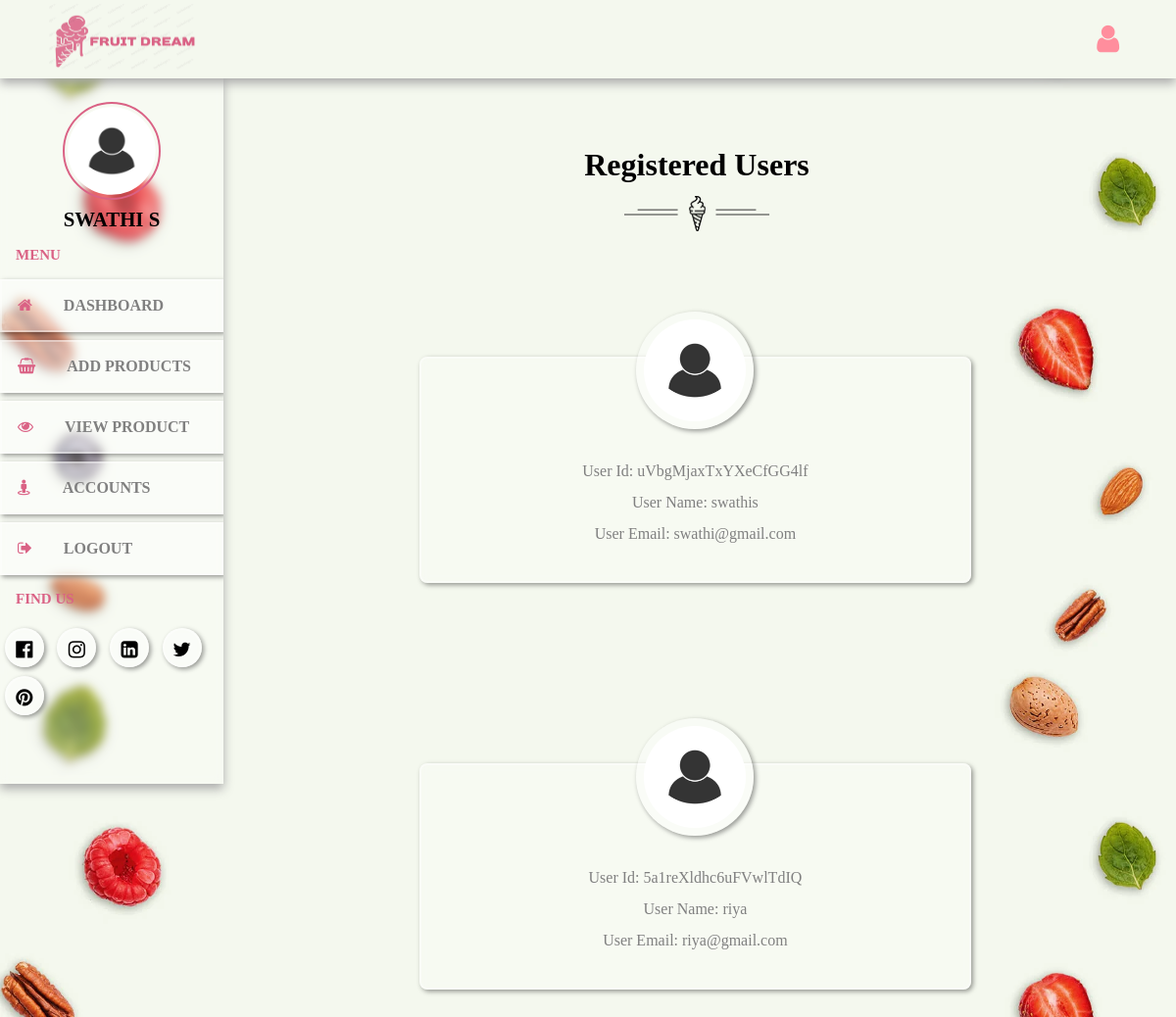
/admin/user_accounts.php (signed in), run on the app's committed database.
### tables this page shows
CREATE TABLE `sellers` (
  `id` varchar(20) NOT NULL,
  `name` varchar(50) NOT NULL,
  `email` varchar(50) NOT NULL,
  `password` varchar(50) NOT NULL
);

CREATE TABLE `users` (
  `id` varchar(20) NOT NULL,
  `name` varchar(50) NOT NULL,
  `email` varchar(50) NOT NULL,
  `password` varchar(50) NOT NULL
);

### admin/user_accounts.php (the view, shortened to what this page needs)
<?php
    include '../components/connect.php';
?>
<!DOCTYPE html>
<html lang="en">
<head>
    <link rel="stylesheet" href="../css/admin_style.css">
    <link rel="stylesheet" href="https://cdnjs.cloudflare.com/ajax/libs/font-awesome/4.7.0/css/font-awesome.min.css">
</head>
<body>
    <div class="main-container">
    <?php
        include '../components/admin_header.php';
    ?>
    <section class="user-container">
        <div class="heading" style="margin-left: 50%;">
            <h1>Registered users</h1>
            <img src="../image/separator-img.png" alt="">
        </div>
        <div class="box-container">
            <?php
            $select_users=$conn->prepare('select * from users ');
            $select_users->execute();
            if ($select_users->rowCount()>0) {
                while($fetch_users=$select_users->fetch(PDO::FETCH_ASSOC)){
                    $user_id=$fetch_users['id'];
            ?>
            <div class="box">
                <img src="../image/profile.jpeg" >
                <p>User id: <span><?= $user_id;?></span></p>
                <p>User name: <span><?= $fetch_users[ 'name']; ?></span></p>
                <p>User email: <span><?= $fetch_users[ 'email']; ?></span></p>
            </div>
            <?php
            }
            }else{
                echo '<div class="empty">
                <p>no user registered yet!</p>';
            }
            ?>
        </div>
    </section>
    </div>
</body>
</html>

### components/admin_header.php (shortened to what this page needs)
<header>
    <div class="logo">
        <img src="../image/flogo.png" width="150">
    </div>
    <div class="right">
        <div class="fa fa-user" id="user-btn"></div>
    </div>
</header>
<div class="sidebar-container">
    <div class="sidebar">
    <?php
        $select_profile=$conn->prepare("SELECT * FROM sellers WHERE id=?");
        $select_profile->execute([$seller_id]);
        if($select_profile->rowCount()>0){
            $fetch_profile=$select_profile->fetch(PDO::FETCH_ASSOC);
        ?>
        <div class="profile">
            <img src="../image/profile.jpeg" class="logo-img" width="100">
            <p><?=$fetch_profile['name'];?></p>
        </div>
        <?php }?>
        <h5>Menu</h5>
        <div class="navbar">
            <ul>
                <li><a href="dashboard.php"><i class="fa fa-home" aria-hidden="true"></i>Dashboard</a></li>
                <li><a href="add_products.php"><i class="fa fa-shopping-basket" aria-hidden="true"></i>Add products</a></li>
                <li><a href="view_product.php"><i class="fa fa-eye" aria-hidden="true"></i>View product</a></li>
                <li><a href="user_accounts.php"><i class="fa fa-street-view" aria-hidden="true"></i>Accounts</a></li>
                <li><a href="../components/admin_logout.php" onclick="return confirm('Logout from this website');">
                <i class="fa fa-sign-out" aria-hidden="true"></i>Logout</a></li>
            </ul>
        </div>
        <h5>Find Us</h5>
        <div class="social-links">
            <i class="fa fa-facebook-official" aria-hidden="true"></i>
            <i class="fa fa-instagram" aria-hidden="true"></i>
            <i class="fa fa-linkedin-square" aria-hidden="true"></i>
            <i class="fa fa-twitter" aria-hidden="true"></i>
            <i class="fa fa-pinterest" aria-hidden="true"></i>
        </div>
    </div>
</div>

### css/admin_style.css (style rules this page uses)
* { margin: 0; padding: 0; box-sizing: border-box; outline: none; border: none; text-decoration: none; list-style: none; }
:root { --space:2rem; --main-color:#da6285; --pink-color:#ff8e9d; --pink-opacity:#ffe6e9; --white-alpha-40:rgba(255,255,255,0.40); --white-alpha-25:rgba(255,255,255,0.25); --backdrop-filter: blur(5px); --box-shadow:2px 2px 5px rgba(0,0,0,0.40); }
body { background-image: url(../image/bg1.webp); background-size:contain; }
html { scroll-behavior: smooth; }
.box-container { display:grid; grid-template-columns: repeat(auto-fit,minmax(30rem,1fr)); align-items: center; }
.box-container .box { background-color: var(--white-alpha-25); border: 2px solid var(--white-alpha-40); backdrop-filter: var(--backdrop-filter); box-shadow: var(--box-shadow); margin: 1rem; width: 50%; margin-left: 20rem; border-radius: 0.5rem; }
.heading { text-align: center; line-height: 1.5; }
.heading h1 { font-size: 2rem; text-transform: capitalize; }
.heading img { margin-top: 0.5rem; width: 150px!important; }
section,.post-editor { width: 75vw; min-height: 100vh; padding: 4%; margin: 8% 5%; margin-bottom: 2%; }
header { position: fixed; left: 0; top: 0; right: 0; height: 80px; z-index: 151; box-shadow: 0px 5px 10px 0px #aaa; padding: 0px 50px; background-color:#F4F8EE; display: flex; justify-content: space-between; align-items: center; }
header .right { display: flex; }
#user-btn, .toggle-btn { font-size: 2rem; padding: 0.5rem; color: var(--pink-color); cursor: pointer; transition: 0.6s; }
.main-container { display: flex; }
.sidebar { background-color: var(--white-alpha-25); backdrop-filter: var(--backdrop-filter); padding-top: 4rem; width: 19vw; height: 100vh; position: fixed; --offset:var(--offset); box-shadow: 0px 5px 10px 0px #aaa; overflow: auto; z-index: 1; }
.sidebar h5 { text-transform: uppercase; color: var(--main-color); padding: .5rem 1rem; margin: 0.5rem 0; font-size: 15px; }
.profile { margin: 0.5rem auto; display: flex; flex-direction: column; align-items: center; justify-content: center; }
.sidebar .profile { margin-top: 2.5rem; }
.profile .logo-img { border-radius: 50%; padding: 0.2rem; border: 2px solid var(--main-color); }
.sidebar .profile p { margin-top: 0.5rem; text-transform: uppercase; font-weight: bolder; color:#000; font-size: 1.3rem; }
.sidebar ul li { padding: 1rem; background-color: var(--white-alpha-25); border: 2px solid var(--white-alpha-40); backdrop-filter: var(--backdrop-filter); box-shadow: var(--box-shadow); position: relative; transition: 0.5s; margin: 0.5rem 0; }
.sidebar ul li::before { position: absolute; content: ''; left: 0; top: 0; height: 0%; width: 5px; background-color: var(--main-color); z-index: 2; transition: all 200ms linear; }
.sidebar ul li i { color: var(--main-color); font-size: 16px; margin-right: 2rem; }
.sidebar ul li a { text-transform: uppercase; color: gray; font-size: 16px; font-weight: bold; }
.social-links { margin-bottom: 2rem; }
.social-links i { background-color: var(--white-alpha-25); border: 2px solid var(--white-alpha-40); backdrop-filter: var(--backdrop-filter); box-shadow: var(--box-shadow); cursor: pointer; margin: 0.3rem; width: 40px; height: 40px; line-height: 40px; text-align: center; font-size: 20px; transition: 0.5s; border-radius: 50%; }
.user-container .box-container .box { text-align: center; padding: 2rem; text-transform: capitalize; line-height: 2; color: gray; margin-bottom: 4rem; margin-top: 15%; width: 70%; }
.user-container .box-container .box span { text-transform: none; }
.user-container .box-container img { width: 120px; height: 120px; border-radius: 50%; box-shadow: var(--box-shadow); padding: 0.5rem; background-color:var(--white-alpha-40); margin-top: -5rem; margin-bottom: 1rem; }

### data on the page
sellers: name "SWATHI S"
users: id "uVbgMjaxTxYXeCfGG4lf", name "swathis", email "swathi@gmail.com"
users: id "5a1reXldhc6uFVwlTdIQ", name "riya", email "riya@gmail.com"
